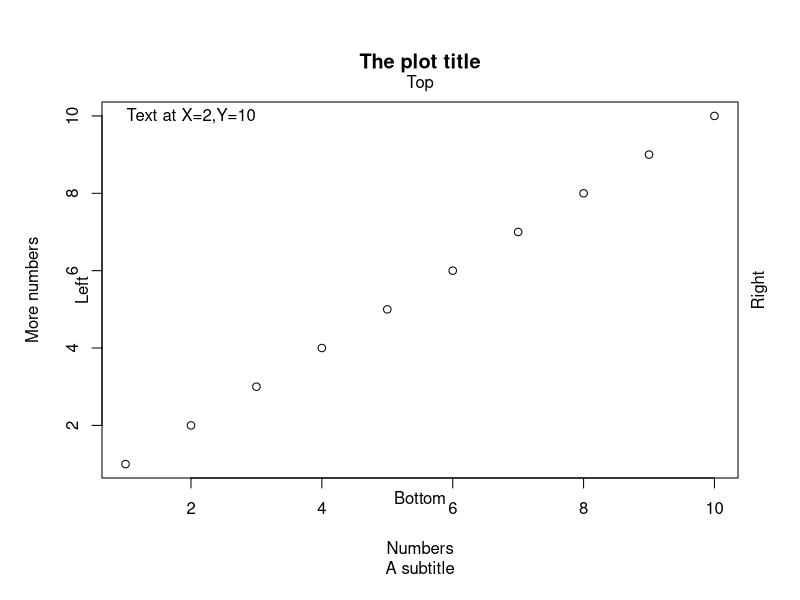

The R source for this figure: (Note: this script raises an error after producing the figure.)
#################################################################
## 16_buildingAplot.R                                          ##
## Graphics example, a fully annotated plot with margin text   ##
##                                                             ##
## Ian Roberts.  ir210@cam.ac.uk                               ## 
#################################################################
##
##
### START ###
# 1 Figure per page, white background, black objects, scale factor 1
par(mfrow=c(1,1))
par(bg="white",fg="black",cex=1)

# 1 line gap for outer margins
par(oma=c(1,1,1,1))

# Default settings for figure margins.
# Note use 0f +.1 to offset text from axes labels a little bit
par(mar=c(5,4,4,2)+0.1)

# Draw a plot
plot(1:10,main="The plot title", sub="A subtitle", 
	xlab="Numbers",
	ylab="More numbers")

# Add some margin text
mtext(c("Bottom", "Left", "Top", 	"Right"),
		c(1,2,3,4),  	line=.5)

# Add an in plot text
text(2,10,"Text at X=2,Y=10")

# Click to add a legend
legend(locator(1),"Some Legend", fill="red")


### END ###
